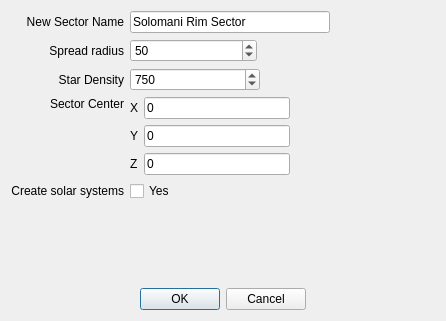
<?xml version="1.0" encoding="UTF-8"?>
<ui version="4.0">
 <class>NewSectorDialog</class>
 <widget class="QDialog" name="NewSectorDialog">
  <property name="geometry">
   <rect>
    <x>0</x>
    <y>0</y>
    <width>446</width>
    <height>321</height>
   </rect>
  </property>
  <property name="font">
   <font>
    <pointsize>11</pointsize>
   </font>
  </property>
  <property name="windowTitle">
   <string>New Sector</string>
  </property>
  <property name="styleSheet">
   <string notr="true"/>
  </property>
  <layout class="QVBoxLayout" name="verticalLayout">
   <item>
    <layout class="QGridLayout" name="gridLayout" columnstretch="1,0,0">
     <item row="2" column="0" alignment="Qt::AlignRight">
      <widget class="QLabel" name="label_3">
       <property name="sizePolicy">
        <sizepolicy hsizetype="Fixed" vsizetype="Preferred">
         <horstretch>0</horstretch>
         <verstretch>0</verstretch>
        </sizepolicy>
       </property>
       <property name="font">
        <font>
         <pointsize>9</pointsize>
        </font>
       </property>
       <property name="text">
        <string>Star Density</string>
       </property>
       <property name="alignment">
        <set>Qt::AlignRight|Qt::AlignTrailing|Qt::AlignVCenter</set>
       </property>
       <property name="margin">
        <number>3</number>
       </property>
      </widget>
     </item>
     <item row="0" column="0" alignment="Qt::AlignRight">
      <widget class="QLabel" name="label">
       <property name="font">
        <font>
         <pointsize>9</pointsize>
        </font>
       </property>
       <property name="text">
        <string>New Sector Name</string>
       </property>
       <property name="alignment">
        <set>Qt::AlignRight|Qt::AlignTrailing|Qt::AlignVCenter</set>
       </property>
       <property name="margin">
        <number>3</number>
       </property>
      </widget>
     </item>
     <item row="4" column="1" colspan="2">
      <widget class="QCheckBox" name="chkCreateSolSys">
       <property name="font">
        <font>
         <pointsize>9</pointsize>
        </font>
       </property>
       <property name="text">
        <string>Yes</string>
       </property>
      </widget>
     </item>
     <item row="1" column="0" alignment="Qt::AlignRight">
      <widget class="QLabel" name="label_2">
       <property name="sizePolicy">
        <sizepolicy hsizetype="Fixed" vsizetype="Preferred">
         <horstretch>0</horstretch>
         <verstretch>0</verstretch>
        </sizepolicy>
       </property>
       <property name="font">
        <font>
         <pointsize>9</pointsize>
        </font>
       </property>
       <property name="text">
        <string>Spread radius</string>
       </property>
       <property name="alignment">
        <set>Qt::AlignRight|Qt::AlignTrailing|Qt::AlignVCenter</set>
       </property>
       <property name="margin">
        <number>3</number>
       </property>
      </widget>
     </item>
     <item row="4" column="0">
      <widget class="QLabel" name="label_4">
       <property name="sizePolicy">
        <sizepolicy hsizetype="Fixed" vsizetype="Preferred">
         <horstretch>0</horstretch>
         <verstretch>0</verstretch>
        </sizepolicy>
       </property>
       <property name="font">
        <font>
         <pointsize>9</pointsize>
        </font>
       </property>
       <property name="text">
        <string>Create solar systems</string>
       </property>
       <property name="alignment">
        <set>Qt::AlignRight|Qt::AlignTrailing|Qt::AlignVCenter</set>
       </property>
      </widget>
     </item>
     <item row="1" column="1" alignment="Qt::AlignLeft">
      <widget class="QSpinBox" name="spnRadiusInLY">
       <property name="sizePolicy">
        <sizepolicy hsizetype="Expanding" vsizetype="Fixed">
         <horstretch>0</horstretch>
         <verstretch>0</verstretch>
        </sizepolicy>
       </property>
       <property name="minimumSize">
        <size>
         <width>127</width>
         <height>0</height>
        </size>
       </property>
       <property name="maximumSize">
        <size>
         <width>130</width>
         <height>50</height>
        </size>
       </property>
       <property name="font">
        <font>
         <pointsize>9</pointsize>
        </font>
       </property>
       <property name="minimum">
        <number>10</number>
       </property>
       <property name="maximum">
        <number>120</number>
       </property>
       <property name="singleStep">
        <number>5</number>
       </property>
       <property name="value">
        <number>50</number>
       </property>
      </widget>
     </item>
     <item row="0" column="1" colspan="2" alignment="Qt::AlignLeft">
      <widget class="QLineEdit" name="txtSectorName">
       <property name="sizePolicy">
        <sizepolicy hsizetype="Expanding" vsizetype="Fixed">
         <horstretch>1</horstretch>
         <verstretch>0</verstretch>
        </sizepolicy>
       </property>
       <property name="minimumSize">
        <size>
         <width>200</width>
         <height>0</height>
        </size>
       </property>
       <property name="font">
        <font>
         <pointsize>9</pointsize>
        </font>
       </property>
       <property name="text">
        <string>Solomani Rim Sector</string>
       </property>
      </widget>
     </item>
     <item row="2" column="1" alignment="Qt::AlignLeft">
      <widget class="QSpinBox" name="spnStarDensity">
       <property name="sizePolicy">
        <sizepolicy hsizetype="Expanding" vsizetype="Fixed">
         <horstretch>0</horstretch>
         <verstretch>0</verstretch>
        </sizepolicy>
       </property>
       <property name="minimumSize">
        <size>
         <width>130</width>
         <height>0</height>
        </size>
       </property>
       <property name="maximumSize">
        <size>
         <width>130</width>
         <height>50</height>
        </size>
       </property>
       <property name="font">
        <font>
         <pointsize>9</pointsize>
        </font>
       </property>
       <property name="minimum">
        <number>200</number>
       </property>
       <property name="maximum">
        <number>1400</number>
       </property>
       <property name="singleStep">
        <number>25</number>
       </property>
       <property name="value">
        <number>750</number>
       </property>
      </widget>
     </item>
     <item row="3" column="0">
      <widget class="QLabel" name="lblSector">
       <property name="font">
        <font>
         <pointsize>9</pointsize>
        </font>
       </property>
       <property name="text">
        <string>Sector Center</string>
       </property>
       <property name="alignment">
        <set>Qt::AlignRight|Qt::AlignTop|Qt::AlignTrailing</set>
       </property>
       <property name="margin">
        <number>3</number>
       </property>
      </widget>
     </item>
     <item row="3" column="1" colspan="2">
      <layout class="QGridLayout" name="gridLayout_3">
       <item row="0" column="0">
        <widget class="QLabel" name="label_5">
         <property name="font">
          <font>
           <pointsize>9</pointsize>
          </font>
         </property>
         <property name="text">
          <string>X</string>
         </property>
         <property name="margin">
          <number>3</number>
         </property>
        </widget>
       </item>
       <item row="0" column="1">
        <widget class="QLineEdit" name="txtX">
         <property name="font">
          <font>
           <pointsize>9</pointsize>
          </font>
         </property>
         <property name="text">
          <string>0</string>
         </property>
        </widget>
       </item>
       <item row="1" column="1">
        <widget class="QLineEdit" name="txtY">
         <property name="font">
          <font>
           <pointsize>9</pointsize>
          </font>
         </property>
         <property name="text">
          <string>0</string>
         </property>
        </widget>
       </item>
       <item row="1" column="0">
        <widget class="QLabel" name="label_8">
         <property name="font">
          <font>
           <pointsize>9</pointsize>
          </font>
         </property>
         <property name="text">
          <string>Y</string>
         </property>
         <property name="margin">
          <number>3</number>
         </property>
        </widget>
       </item>
       <item row="2" column="0">
        <widget class="QLabel" name="label_7">
         <property name="font">
          <font>
           <pointsize>9</pointsize>
          </font>
         </property>
         <property name="text">
          <string>Z</string>
         </property>
         <property name="margin">
          <number>3</number>
         </property>
        </widget>
       </item>
       <item row="2" column="1">
        <widget class="QLineEdit" name="txtZ">
         <property name="font">
          <font>
           <pointsize>9</pointsize>
          </font>
         </property>
         <property name="text">
          <string>0</string>
         </property>
        </widget>
       </item>
       <item row="0" column="6">
        <spacer name="horizontalSpacer">
         <property name="font">
          <font>
           <pointsize>9</pointsize>
          </font>
         </property>
         <property name="orientation">
          <enum>Qt::Horizontal</enum>
         </property>
         <property name="sizeHint" stdset="0">
          <size>
           <width>40</width>
           <height>20</height>
          </size>
         </property>
        </spacer>
       </item>
      </layout>
     </item>
    </layout>
   </item>
   <item>
    <spacer name="verticalSpacer">
     <property name="font">
      <font>
       <pointsize>9</pointsize>
      </font>
     </property>
     <property name="orientation">
      <enum>Qt::Vertical</enum>
     </property>
     <property name="sizeHint" stdset="0">
      <size>
       <width>20</width>
       <height>37</height>
      </size>
     </property>
    </spacer>
   </item>
   <item>
    <widget class="QDialogButtonBox" name="buttonBox">
     <property name="font">
      <font>
       <pointsize>9</pointsize>
      </font>
     </property>
     <property name="orientation">
      <enum>Qt::Horizontal</enum>
     </property>
     <property name="standardButtons">
      <set>QDialogButtonBox::Cancel|QDialogButtonBox::Ok</set>
     </property>
     <property name="centerButtons">
      <bool>true</bool>
     </property>
    </widget>
   </item>
  </layout>
 </widget>
 <resources/>
 <connections>
  <connection>
   <sender>buttonBox</sender>
   <signal>accepted()</signal>
   <receiver>NewSectorDialog</receiver>
   <slot>accept()</slot>
   <hints>
    <hint type="sourcelabel">
     <x>248</x>
     <y>254</y>
    </hint>
    <hint type="destinationlabel">
     <x>157</x>
     <y>274</y>
    </hint>
   </hints>
  </connection>
  <connection>
   <sender>buttonBox</sender>
   <signal>rejected()</signal>
   <receiver>NewSectorDialog</receiver>
   <slot>reject()</slot>
   <hints>
    <hint type="sourcelabel">
     <x>316</x>
     <y>260</y>
    </hint>
    <hint type="destinationlabel">
     <x>286</x>
     <y>274</y>
    </hint>
   </hints>
  </connection>
 </connections>
</ui>
